Frame 1 (no input): blank canvas, image omitted
Frame 60 (no input): blank canvas, image omitted
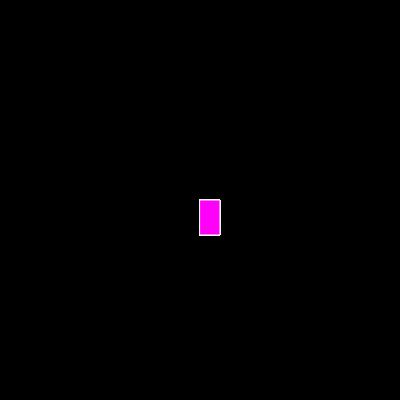
Frame 120 (the mouse pressed at the canvas centre since frame 60)

The p5.js sketch whose frames 1 and 60 were blank and that drew this single picture after the mouse press (run headless with seeded random() and noise() and a simulated clock; from frame 60 on, the mouse is pressed at the canvas centre):

// p5.js sketch
// ── sketch.js
function setup() {
    createCanvas(400, 400);
    background("black")
  }
  
  function draw() {
    stroke("white");
    fill("rgb(255,0,248)");
    
    
    if (mouseIsPressed) {
      rect(mouseX, mouseY, 20, 35);
    }
  }
